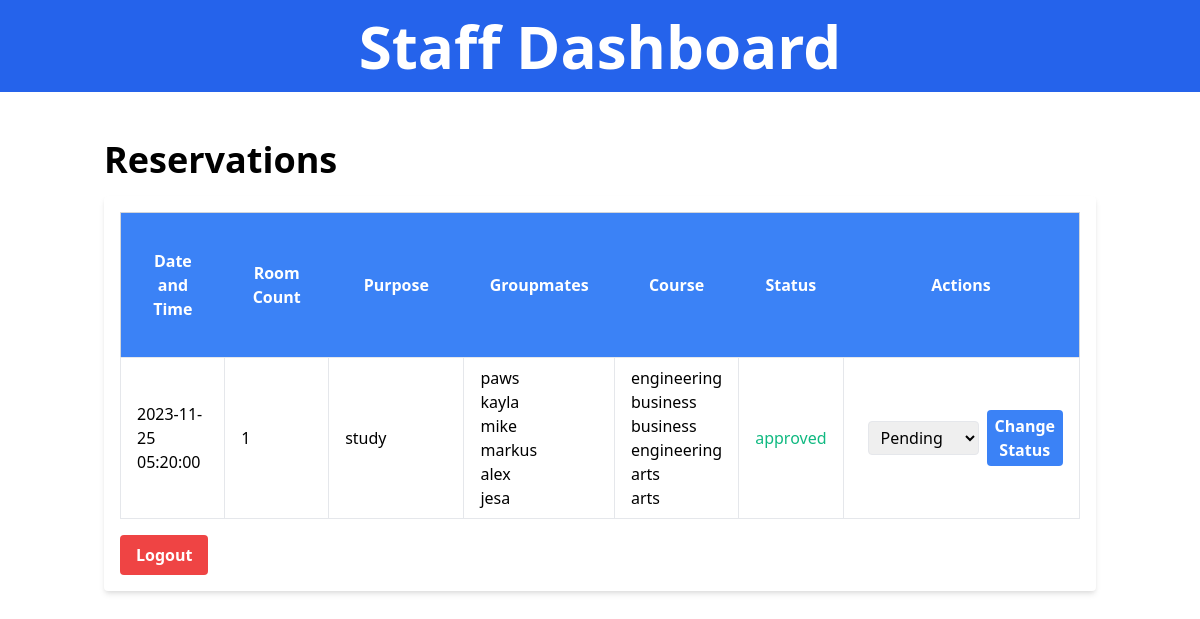
The app's page /staff.php (signed in) with its own data.
### tables this page shows
CREATE TABLE `reservations` (
  `id` int(11) NOT NULL,
  `user_id` int(11) NOT NULL,
  `room_count` int(11) NOT NULL,
  `purpose` text NOT NULL,
  `status` enum('pending','approved','rejected') NOT NULL,
  `time` timestamp NOT NULL DEFAULT current_timestamp()
);

CREATE TABLE `users` (
  `id` int(11) NOT NULL,
  `username` varchar(255) NOT NULL,
  `password` varchar(255) NOT NULL,
  `role` enum('admin','staff','user') NOT NULL,
  `email` varchar(255) NOT NULL,
  `mobile` varchar(20) NOT NULL,
  `gender` enum('male','female','other') NOT NULL,
  `age` int(11) NOT NULL,
  `course` varchar(255) NOT NULL
);

### staff.php (the view, shortened to what this page needs)
<?php
include('includes/auth.php');
?>
<!DOCTYPE html>
<html lang="en">
<head>
    <link rel="stylesheet" href="https://cdn.jsdelivr.net/npm/tailwindcss@2.2.19/dist/tailwind.min.css">
</head>
<body>
    <div class="bg-blue-600 p-4 text-white text-center">
        <h1 class="text-4xl md:text-6xl font-bold">Staff Dashboard</h1>
    </div>
    <div class="container mx-auto mt-8 p-4">
        <h2 class="text-2xl md:text-4xl mb-4 font-semibold">Reservations</h2>
        <div class="bg-white rounded shadow-md p-4 overflow-x-auto">
            <?php
            class StaffDashboard
            {
                private $conn;
                public function __construct($db_connection, $userAuthenticator)
                {
                    $this->conn = $db_connection;
                }
                public function displayDashboard()
                {
                    $query = "SELECT r.id, r.time, u.username as user, r.room_count, r.purpose, r.status
                    FROM reservations r
                    INNER JOIN users u ON r.user_id = u.id";
                    try {
                        $stmt = $this->conn->prepare($query);
                        $stmt->execute();
                        $reservations = $stmt->fetchAll(PDO::FETCH_ASSOC);
                        if (count($reservations) === 0) {
                            echo "<p class='text-center text-2xl md:text-3xl text-gray-500 my-8'>No reservations found.</p>";
                        } else {
                            echo "<table class='w-full md:w-full table-auto border border-gray-300'>";
                            echo "<thead class='bg-blue-500 text-white'>";
                            echo "<tr>
                                    <th class='px-6 py-9 md:w-1/5'>Date and Time</th>
                                    <th class='px-6 py-9 md:w-1/5'>Room Count</th>
                                    <th class='px-6 py-9 md:w-2/5'>Purpose</th>
                                    <th class='px-6 py-9 md:w-1/5'>Groupmates</th>
                                    <th class='px-6 py-9 md:w-1/5'>Course</th>
                                    <th class='px-6 py-9 md:w-2/5'>Status</th>
                                    <th class='px-6 py-9 md:w-1/5'>Actions</th>
                                </tr>";
                            echo "</thead>";
                            echo "<tbody>";
                            foreach ($reservations as $reservation) {
                                echo "<tr>";
                                echo "<td class='px-4 py-2 border'>" . $reservation['time'] . "</td>";
                                echo "<td class='px-4 py-2 border'>" . $reservation['room_count'] . "</td>";
                                echo "<td class='px-4 py-2 border'>" . $reservation['purpose'] . "</td>";
                                $groupmates = $this->getGroupmates($reservation['id']);
                                echo "<td class='px-4 py-2 border'>";
                                foreach ($groupmates as $groupmate) {
                                    echo htmlspecialchars($groupmate['username']) . '<br>';
                                }
                                echo "</td>";
                                echo "<td class='px-4 py-2 border'>";
                                foreach ($groupmates as $groupmate) {
                                    echo htmlspecialchars($groupmate['course']) . '<br>';
                                }
                                echo "</td>";
                                echo "<td class='px-4 py-2 border " . ($reservation['status'] === 'approved' ? 'text-green-500' : ($reservation['status'] === 'pending' ? 'text-blue-500' : 'text-red-500')) . "'>" . $reservation['status'] . "</td>";
                                echo "<td class='px-4 py-2 border'>
                                    <form method='post' action='update_status.php' class='flex items-center space-x-2'>
                                        <input type='hidden' name='reservation_id' value='" . $reservation['id'] . "'>
                                        <select name='new_status' class='border px-2 py-1 rounded'>
                                            <option value='pending'>Pending</option>
                                            <option value='approved'>Approved</option>
                                            <option value='rejected'>Denied</option>
                                        </select>
                                        <button type='submit' class='bg-blue-500 hover:bg-blue-700 text-white font-bold py-1 px-2 rounded'>Change Status</button>
                                    </form>
                                </td>";
                                echo "</tr>";
                            }
                            echo "</tbody>";
                            echo "</table>";
                            echo "<form method='post' action=''>
                                <button type='submit' name='logout' class='bg-red-500 hover:bg-red-700 text-white font-bold py-2 px-4 rounded mt-4'>Logout</button>
                            </form>";
                            echo "</div>";
                        }
                    } catch (PDOException $e) {
                        echo "Database Error: " . $e->getMessage();
                    }
                }
                private function getGroupmates($reservationId)
                {
                    $query = "SELECT users.username, users.course FROM reservation_groupmates
                              JOIN users ON reservation_groupmates.user_id = users.id
                              WHERE reservation_groupmates.reservation_id = :reservation_id";
                    $stmt = $this->conn->prepare($query);
                    $stmt->bindParam(':reservation_id', $reservationId, PDO::PARAM_INT);
                    $stmt->execute();
                    return $stmt->fetchAll(PDO::FETCH_ASSOC);
                }
            }
            $userAuthenticator = new UserAuthenticator($conn);
            $staffDashboard = new StaffDashboard($conn, $userAuthenticator);
            $staffDashboard->displayDashboard();
            ?>
        </div>
</body>
</html>

### records on screen
reservations: time "2023-11-25 05:20:00", room_count "1", purpose "study", status "approved"
users: username "paws", course "engineering"
users: username "kayla", course "business"
users: username "mike", course "business"
users: username "markus", course "engineering"
users: username "alex", course "arts"
users: username "jesa", course "arts"
